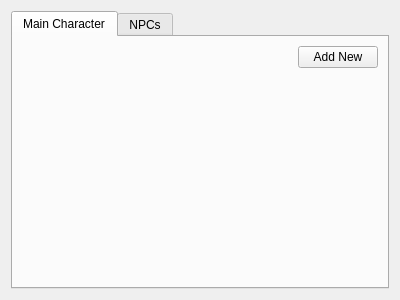
<?xml version="1.0" encoding="UTF-8"?>
<ui version="4.0">
 <class>QuestDialogues</class>
 <widget class="QWidget" name="QuestDialogues">
  <property name="geometry">
   <rect>
    <x>0</x>
    <y>0</y>
    <width>400</width>
    <height>300</height>
   </rect>
  </property>
  <property name="windowTitle">
   <string>Form</string>
  </property>
  <layout class="QVBoxLayout" name="verticalLayout">
   <item>
    <widget class="QTabWidget" name="tabWidget">
     <property name="currentIndex">
      <number>0</number>
     </property>
     <widget class="QWidget" name="tab">
      <attribute name="title">
       <string>Main Character</string>
      </attribute>
      <layout class="QGridLayout" name="gridLayout">
       <item row="0" column="0">
        <layout class="QVBoxLayout" name="verticalLayout_2">
         <item alignment="Qt::AlignRight|Qt::AlignTop">
          <widget class="QPushButton" name="btnAddNewMain">
           <property name="text">
            <string>Add New</string>
           </property>
          </widget>
         </item>
        </layout>
       </item>
      </layout>
     </widget>
     <widget class="QWidget" name="tab_2">
      <attribute name="title">
       <string>NPCs</string>
      </attribute>
     </widget>
    </widget>
   </item>
  </layout>
 </widget>
 <resources/>
 <connections/>
</ui>
